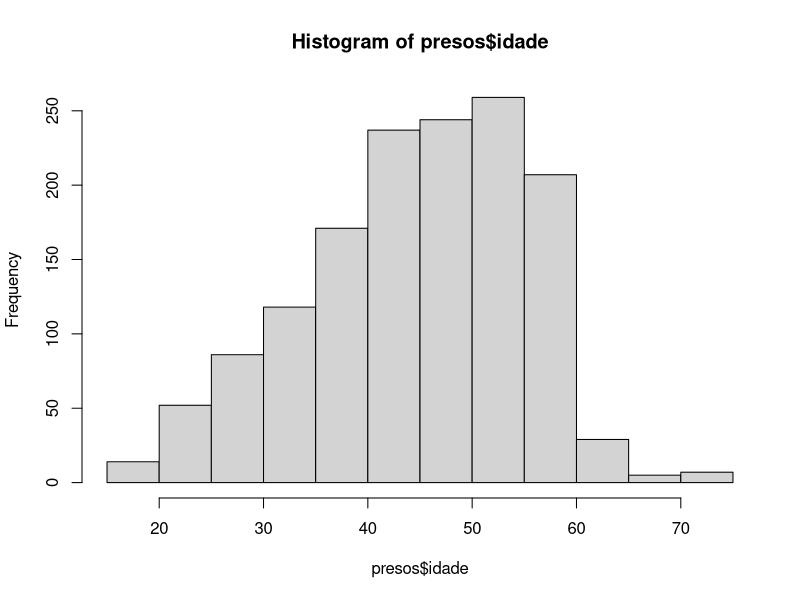
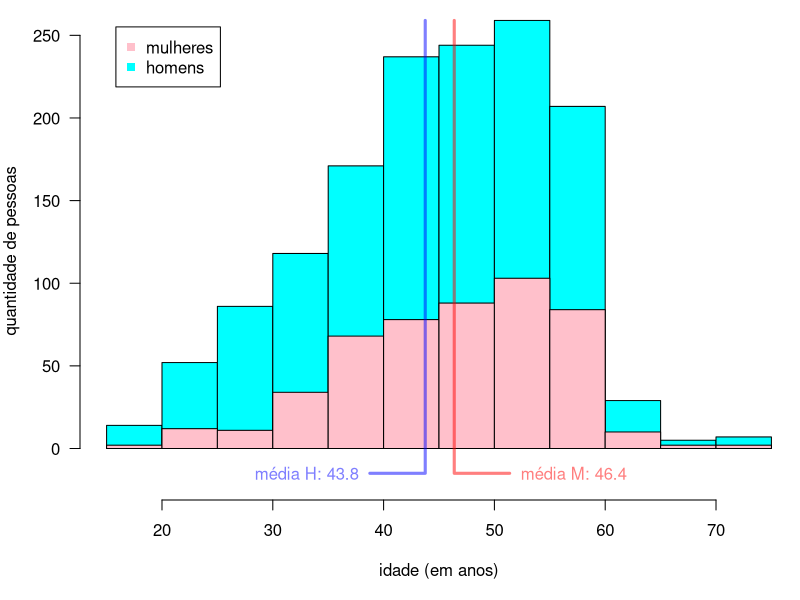
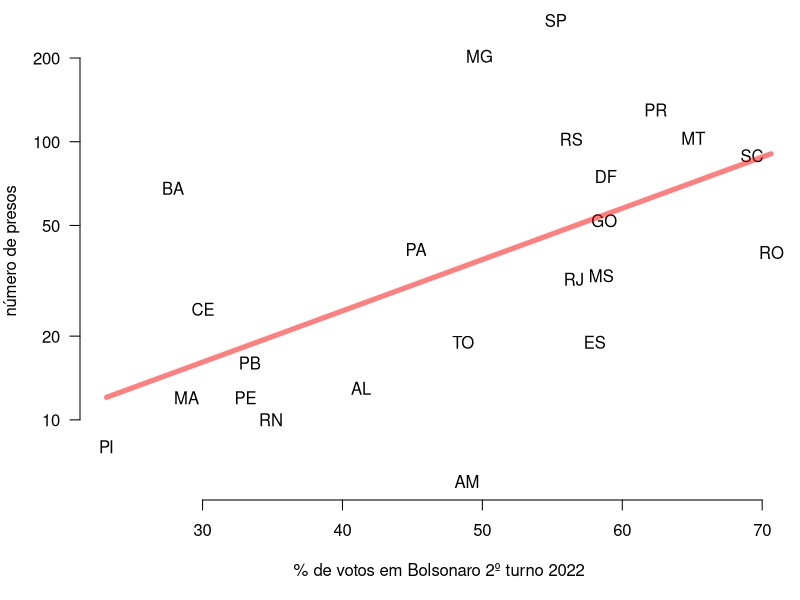

Generate these figures, in order, with R:
presos.raw <- read.csv ("presos.csv")
nrow (presos.raw)
table (presos.raw$genero)

presos <- subset (presos.raw, data.nascimento != "")
nrow (presos)

presos$data.nascimento <- as.Date (presos$data.nascimento)
presos$idade <- as.numeric (as.Date ("2023-01-08")
                            - presos$data.nascimento) / 365.25

nrow (subset (presos, idade < 18))
nrow (subset (presos, idade >= 80))

presos <- subset (presos, idade >= 18 & idade < 80)
nrow (presos)
table (presos$genero)

summary (presos$idade)

n <- nrow (presos)
length (which (presos$idade > 45 & presos$idade < 55)) / n
length (which (presos$idade > 40 & presos$idade < 60)) / n

(mean.df <- aggregate (presos, idade ~ genero, mean))
mean.f <- mean.df$idade [1]
mean.m <- mean.df$idade [2]
aggregate (presos, idade ~ genero, median)
t.test (idade ~ genero, presos)

h <- hist (presos$idade)
max.count <- max (h$counts)

png (file = "histograma-idades.png", height = 640, width = 640, pointsize = 24)
par (mar = c (5, 4, 0.1, 0.1))
plot (h, col = "cyan", las = 1, ylim = c (-20, max.count),
      xlab = "idade (em anos)", ylab = "quantidade de pessoas", main = "")
hist (subset(presos, genero == "F")$idade, col = "pink", breaks = h$breaks,
      add = TRUE)
lines (mean.f + c (5, 0, 0), c (-15, -15, max.count), col = "#ff000080",
       lwd = 3)
text (mean.f + 6, -15, adj = c (0, 0.5), col = "#ff000080",
      label = sprintf ("média M: %.1f", mean.f))
lines (mean.m + c (-5, 0, 0), c (-15, -15, max.count), col = "#0000ff80",
       lwd = 3)
text (mean.m - 6, -15, adj = c (1, 0.5), col = "#0000ff80",
      label = sprintf ("média H: %.1f", mean.m))
legend ("topleft", legend = c("mulheres", "homens"), pch = 15,
        col = c("pink", "cyan"), inset = 0.05)
dev.off ()

uf.count <- sort (table (presos$uf), decreasing = TRUE)
uf.count <- uf.count [which (names (uf.count) != "")]
cat ("\n|estado|número de pessoas presas|porcentagem do total|\n|-|-|-|\n")
s <- sum (uf.count)
for (i in names (uf.count))
    cat (sprintf ("|%s|%s|%.1f%%|\n", i, uf.count [i],
                  100 * (uf.count [i] / s)))

length (which (presos$uf == ""))

election <- read.csv ("eleicao-2022.csv")
election$count <- NA
for (i in names(uf.count))
    election$count [which (election$uf == i)] <- uf.count [i]
which (uf.count <= 5)
election <- subset (election, count > 5)
cor.test (election$votos.bolsonaro, log (election$count))

png (file = "votos-bolsonaro-numero-presos.png", height = 640, width = 640,
     pointsize = 24)
par (mar = c (5, 4, 0.1, 0.1))
plot (election$votos.bolsonaro, election$count,
      log = "y", type = "n", las = 1, bty = "n",
      xlab = "% de votos em Bolsonaro 2º turno 2022",
      ylab = "número de presos")
text (election$votos.bolsonaro, election$count, labels = election$uf)
fm <- lm (log (count) ~ votos.bolsonaro, election)
x.pred <- seq (min (election$votos.bolsonaro), max (election$votos.bolsonaro),
               by = 0.1)
lines (x.pred, exp (predict (fm,
                             newdata = data.frame (votos.bolsonaro = x.pred))),
       lwd = 5, col = "#ff000080")
dev.off ()
